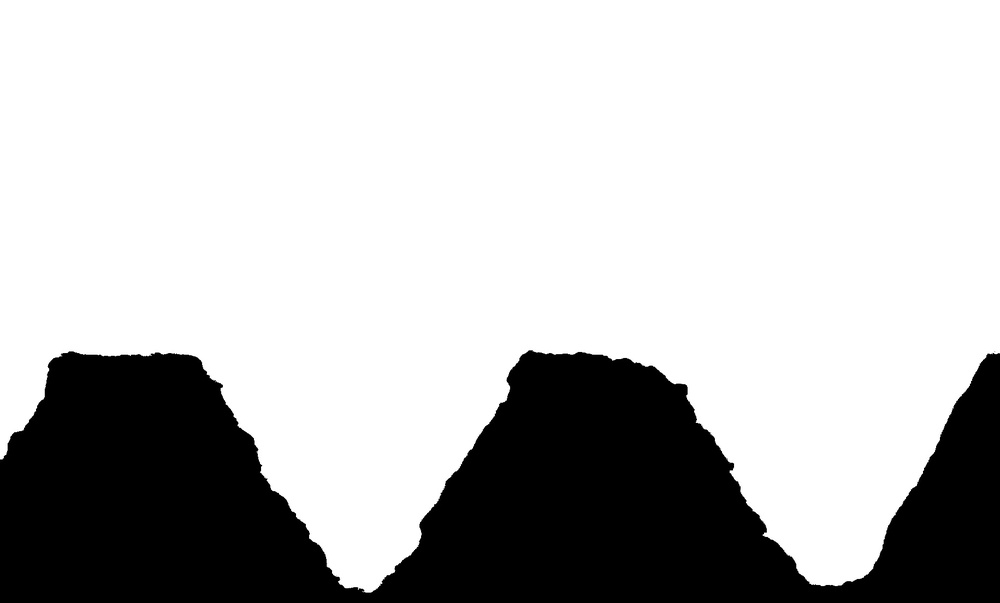
#> input picture SAM-LoRA/images/roscas_limpias/Buenas/RB01/Imagen_000501.jpg, 1000 x 603 px, shrunk from 1831 x 1105 before the run
$ python m2_preprocessing.py ../../../SAM-LoRA/images/roscas_limpias/Buenas/RB01/Imagen_000501.jpg
#> lines starting #> are read from the running program, lines starting #| are printed output that depends on the picture; after the words box and inside, x2 and y2 are one past the last pixel; in counts of white or black regions, pixels touching at a corner belong together
#> in run_m2, gray is the input picture: shape (603, 1000); min 0, max 255, mean 188.7
"""
M2 — Digital Illumination Correction
Steps:
  M2-0: Tool / background separation (Otsu + morphology)
  M2-1: Homomorphic filtering on tool ROI
  M2-2: (Optional) Highlight inpainting on tool ROI
"""

import cv2
import numpy as np
from pathlib import Path


# ── ROI cache (avoids repeated disk I/O + Otsu across LOO-CV folds) ───────────

_roi_cache: dict = {}


def load_tool_roi_cached(img_path: Path) -> tuple[np.ndarray, np.ndarray]:
    """Load image and run M2-0, caching result by path."""
    key = str(img_path)
    if key not in _roi_cache:
        gray = cv2.imread(key, cv2.IMREAD_GRAYSCALE)
        if gray is None:
            raise FileNotFoundError(f"Cannot read image: {img_path}")
        _roi_cache[key] = separate_tool_background(gray)
    return _roi_cache[key]


# ── M2-0: Tool / Background Separation ────────────────────────────────────────

def separate_tool_background(gray: np.ndarray) -> tuple[np.ndarray, np.ndarray]:
    """
    Separate dark tool from bright background using Otsu thresholding.

    Args:
        gray: Grayscale image (H, W) uint8

    Returns:
        tool_mask: Binary mask — 255 where tool, 0 where background
        tool_roi:  Original image with background zeroed out
    """
    _, binary = cv2.threshold(gray, 0, 255, cv2.THRESH_BINARY_INV + cv2.THRESH_OTSU)
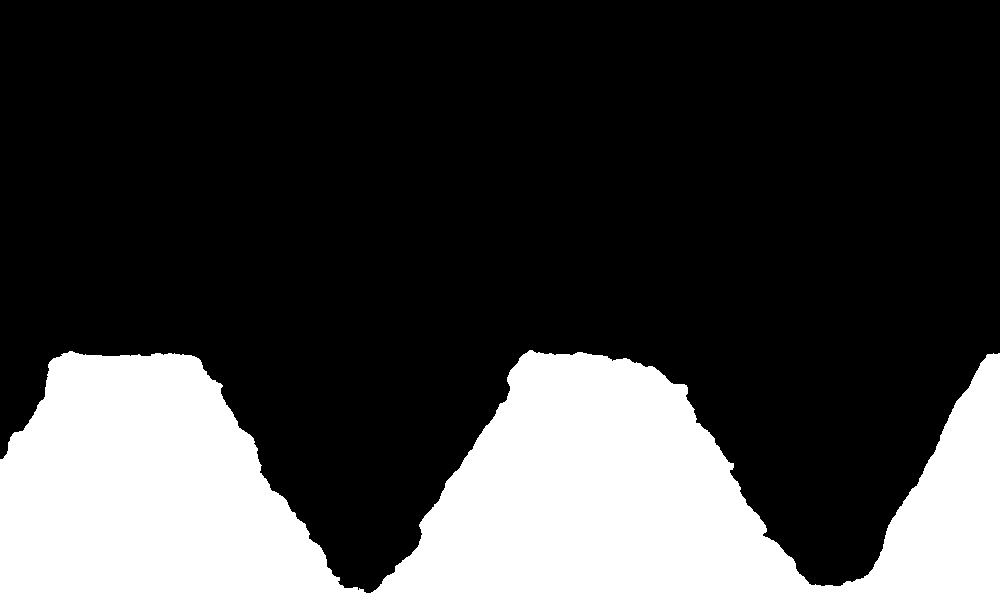
#> binary: shape (603, 1000); 26% white; 1 white region, box (x1, y1, x2, y2) and area: (0, 350, 1000, 603) 156822

    # Morphological closing to fill internal gaps in the tool region
    kernel = cv2.getStructuringElement(cv2.MORPH_ELLIPSE, (15, 15))
    tool_mask = cv2.morphologyEx(binary, cv2.MORPH_CLOSE, kernel)
#> tool_mask: shape (603, 1000); 26% white; 1 white region, box (x1, y1, x2, y2) and area: (0, 350, 1000, 603) 157048

    tool_roi = cv2.bitwise_and(gray, gray, mask=tool_mask)
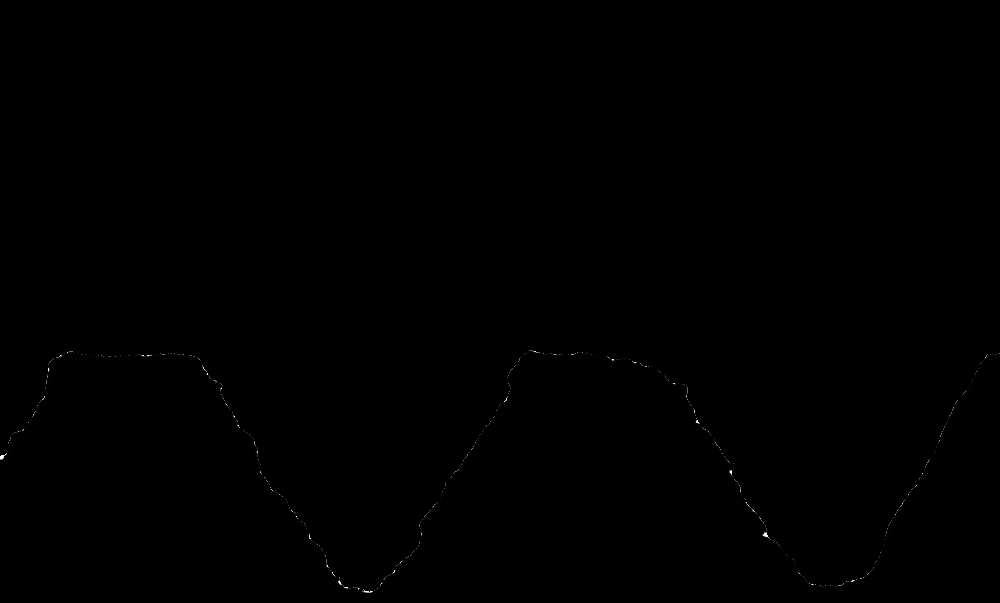
#> tool_roi: shape (603, 1000); min 0, max 255, mean 0.2
    return tool_mask, tool_roi


# ── M2-1: Homomorphic Filtering ───────────────────────────────────────────────

def homomorphic_filter(gray_roi: np.ndarray, sigma: float = 30.0,
                       gamma_low: float = 0.5, gamma_high: float = 1.5) -> np.ndarray:
    """
    Attenuate low-frequency illumination gradient while enhancing reflectance.

    Args:
        gray_roi:   Tool ROI grayscale image (background should be 0 or masked)
        sigma:      Gaussian sigma in frequency domain (controls cutoff)
        gamma_low:  Gain for low frequencies (illumination) — < 1 to suppress
        gamma_high: Gain for high frequencies (reflectance) — > 1 to enhance

    Returns:
        Corrected image as uint8, same shape as input
    """
#> called with sigma = 30, gamma_low = 0.5, gamma_high = 1.5
    rows, cols = gray_roi.shape
#> rows = 603; cols = 1000

    # Log transform (avoid log(0))
    img_log = np.log1p(gray_roi.astype(np.float64))

    # FFT
    img_fft = np.fft.fft2(img_log)
    img_fft_shift = np.fft.fftshift(img_fft)

    # Gaussian high-pass filter in frequency domain
    crow, ccol = rows // 2, cols // 2
#> crow = 301; ccol = 500
    y, x = np.ogrid[:rows, :cols]
#> y = 603 values from 0 to 602
    d_sq = (y - crow) ** 2 + (x - ccol) ** 2
    H = (gamma_high - gamma_low) * (1 - np.exp(-d_sq / (2 * sigma ** 2))) + gamma_low

    # Apply filter and inverse FFT
    filtered = np.fft.ifft2(np.fft.ifftshift(img_fft_shift * H)).real
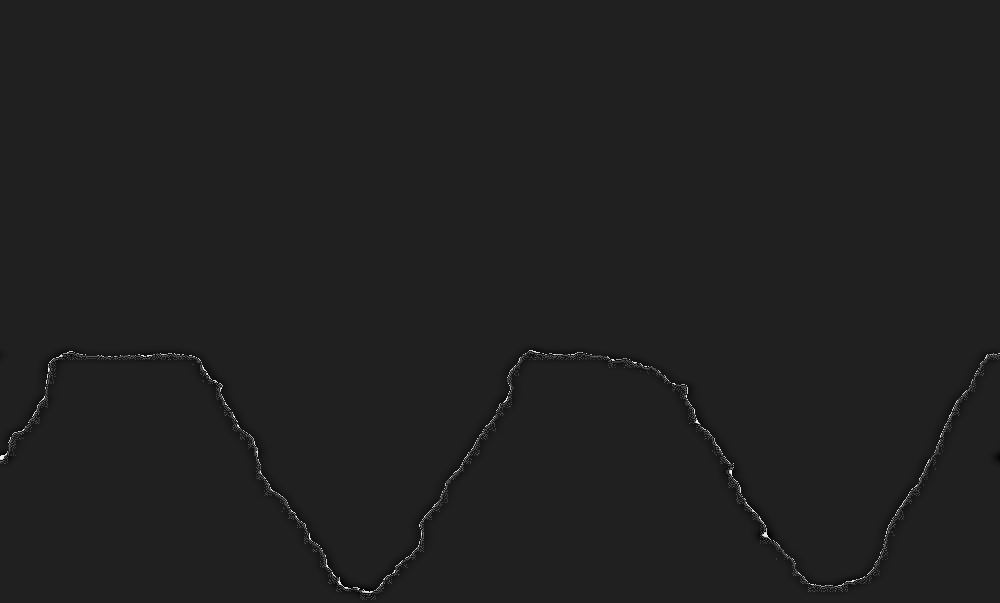
#> filtered: shape (603, 1000) float64; min -1.15, max 7.84, mean 0.00818; drawn with min black and max white

    # Exponential inverse and normalise to uint8
    result = np.expm1(filtered)
    result = cv2.normalize(result, None, 0, 255, cv2.NORM_MINMAX)
    return result.astype(np.uint8)


# ── M2-2: Highlight Inpainting (optional) ─────────────────────────────────────

def inpaint_highlights(image: np.ndarray, threshold: float = 0.95,
                       radius: int = 5) -> tuple[np.ndarray, np.ndarray]:
    """
    Detect and inpaint specular highlights on the tool surface.
    Should be applied AFTER homomorphic filtering.
    Call only if highlights are confirmed present on tool ROI.

    Args:
        image:     Grayscale tool ROI uint8
        threshold: Normalised intensity threshold (0–1) for highlight detection
        radius:    Inpainting radius

    Returns:
        inpainted: Corrected image
        mask:      Highlight mask (255 = highlight detected)
    """
    thresh_val = int(threshold * 255)
    _, mask = cv2.threshold(image, thresh_val, 255, cv2.THRESH_BINARY)
    inpainted = cv2.inpaint(image, mask, radius, cv2.INPAINT_TELEA)
    return inpainted, mask


# ── Full M2 pipeline ───────────────────────────────────────────────────────────

def run_m2(image_path: str | Path,
           homomorphic_sigma: float = 30.0,
           apply_inpainting: bool = False,
           highlight_threshold: float = 0.95) -> dict:
    """
    Run the full M2 correction pipeline on a single image.

    Args:
        image_path:           Path to input image
        homomorphic_sigma:    Sigma for homomorphic filter (default 30.0)
        apply_inpainting:     Whether to apply highlight inpainting (default False)
        highlight_threshold:  Threshold for highlight detection (0–1)

    Returns:
        dict with keys:
            'original'      : original grayscale image
            'tool_mask'     : binary tool mask
            'tool_roi'      : masked tool ROI
            'corrected'     : homomorphic-filtered tool ROI
            'highlight_mask': highlight mask (or None if not applied)
            'final'         : final corrected image
    """
    gray = cv2.imread(str(image_path), cv2.IMREAD_GRAYSCALE)
    if gray is None:
        raise FileNotFoundError(f"Image not found: {image_path}")

    # M2-0
    tool_mask, tool_roi = separate_tool_background(gray)

    # M2-1
    corrected = homomorphic_filter(tool_roi, sigma=homomorphic_sigma)

    # Re-apply mask after filtering (background may have been altered)
    corrected = cv2.bitwise_and(corrected, corrected, mask=tool_mask)

    # M2-2 (optional)
    highlight_mask = None
    final = corrected
    if apply_inpainting:
        final, highlight_mask = inpaint_highlights(corrected, threshold=highlight_threshold)

    return {
        "original": gray,
        "tool_mask": tool_mask,
        "tool_roi": tool_roi,
        "corrected": corrected,
        "highlight_mask": highlight_mask,
        "final": final,
    }


# ── SNR helper ────────────────────────────────────────────────────────────────

def compute_snr(image: np.ndarray, mask: np.ndarray | None = None) -> float:
    """
    Estimate SNR (dB) on the image or masked region.
    SNR = 20 * log10(mean / std)
    """
    roi = image[mask > 0] if mask is not None else image.ravel()
    roi = roi[roi > 0]  # exclude background zeros
    if roi.std() == 0:
        return float("inf")
    return float(20 * np.log10(roi.mean() / roi.std()))


# ── CLI entry point ───────────────────────────────────────────────────────────

if __name__ == "__main__":
    import argparse
    import sys

    parser = argparse.ArgumentParser(description="M2 — Illumination correction pipeline")
    parser.add_argument("image", help="Path to input image")
    parser.add_argument("--sigma", type=float, default=30.0, help="Homomorphic filter sigma")
    parser.add_argument("--inpaint", action="store_true", help="Apply highlight inpainting")
    parser.add_argument("--output", default="output", help="Output folder")
    args = parser.parse_args()

    out_dir = Path(args.output)
    out_dir.mkdir(parents=True, exist_ok=True)

    result = run_m2(args.image, homomorphic_sigma=args.sigma, apply_inpainting=args.inpaint)
#> result = 6 items

    stem = Path(args.image).stem
    cv2.imwrite(str(out_dir / f"{stem}_tool_mask.png"), result["tool_mask"])
    cv2.imwrite(str(out_dir / f"{stem}_tool_roi.png"), result["tool_roi"])
    cv2.imwrite(str(out_dir / f"{stem}_corrected.png"), result["corrected"])
    cv2.imwrite(str(out_dir / f"{stem}_final.png"), result["final"])

    snr_before = compute_snr(result["tool_roi"], result["tool_mask"])
#> in compute_snr, `roi = roi[roi > 0]`: roi = 5492 values, max 255 at index 1133, min 1 at index 9, mean 20.18
#> snr_before = -7.12
    snr_after  = compute_snr(result["final"],    result["tool_mask"])
#> snr_after = -1.93
    print(f"SNR before: {snr_before:.2f} dB")
#| SNR before: -7.12 dB
    print(f"SNR after:  {snr_after:.2f} dB")
#| SNR after:  -1.93 dB
    print(f"SNR gain:   {snr_after - snr_before:+.2f} dB")
#| SNR gain:   +5.19 dB
    print(f"Outputs saved to: {out_dir}")
    sys.exit(0)
#> (the program exits here)

$ run again, on SAM-LoRA/images/roscas_limpias/Buenas/RB01/Imagen_000505.jpg
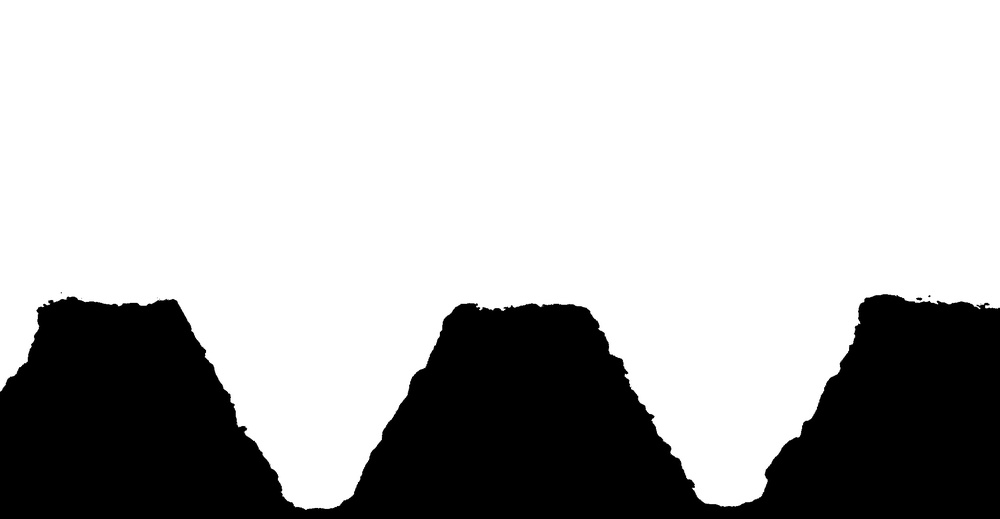
#> input picture SAM-LoRA/images/roscas_limpias/Buenas/RB01/Imagen_000505.jpg, 1000 x 519 px, shrunk from 2087 x 1083 before the run
#> in run_m2, gray is the input picture: shape (519, 1000); min 0, max 255, mean 183.5
#> in separate_tool_background, `_, binary = cv2.threshold(gray, 0, 255, cv2.THRESH_BINARY_INV + cv2.TH..`:
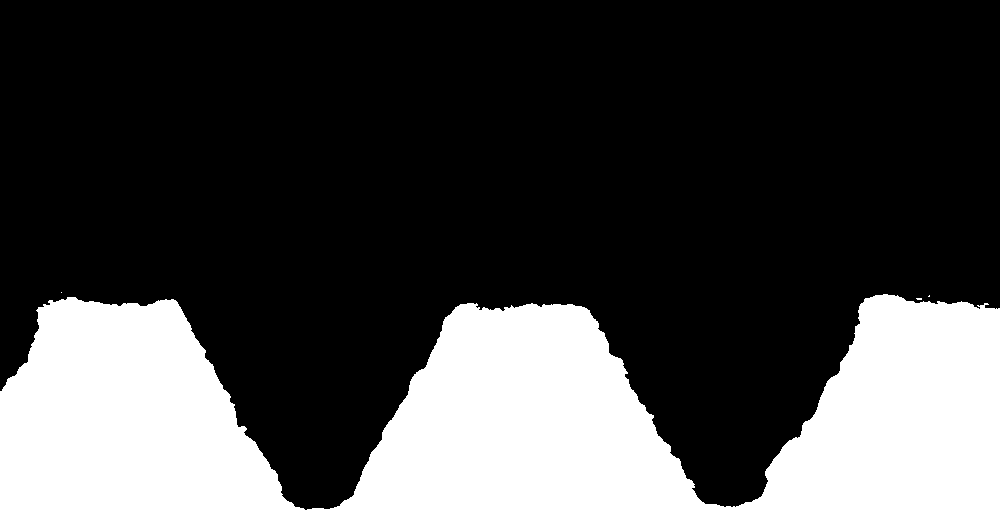
#> binary: shape (519, 1000); 28% white; 4 white regions (3 under 20 px), largest, box (x1, y1, x2, y2) and area: (0, 294, 1000, 519) 145466
#> tool_mask: shape (519, 1000); 28.1% white; 1 white region, box (x1, y1, x2, y2) and area: (0, 292, 1000, 519) 145947
#> in homomorphic_filter, `filtered = np.fft.ifft2(np.fft.ifftshift(img_fft_shift * H)).real`:
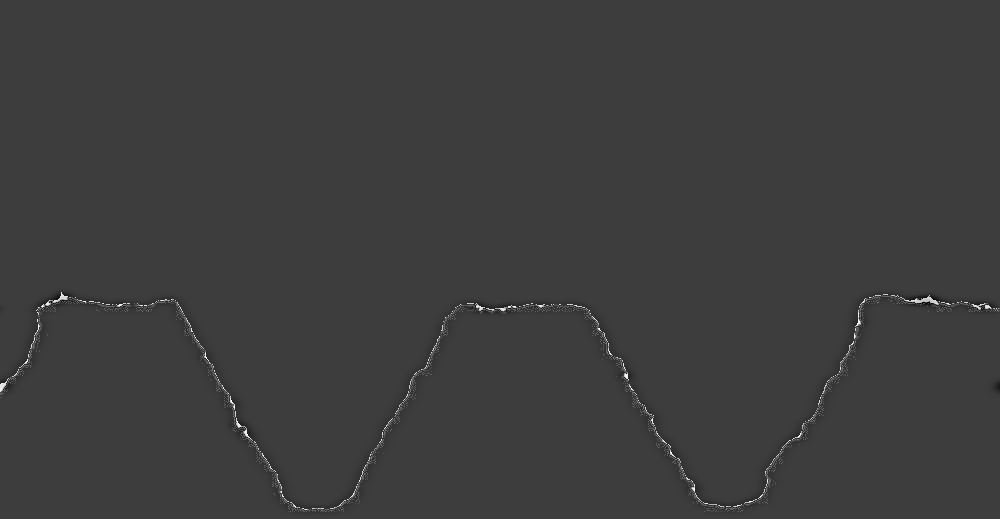
#> filtered: shape (519, 1000) float64; min -2.45, max 7.73, mean 0.0106; drawn with min black and max white
#> `result = run_m2(args.image, homomorphic_sigma=args.sigma, apply_inpain..`: result = 6 items
#> roi = 5516 values, max 255 at index 10, min 1 at index 19, mean 30.9
#> snr_before = -6.23
#> snr_after = -1.26
#| SNR before: -6.23 dB
#| SNR after:  -1.26 dB
#| SNR gain:   +4.98 dB
